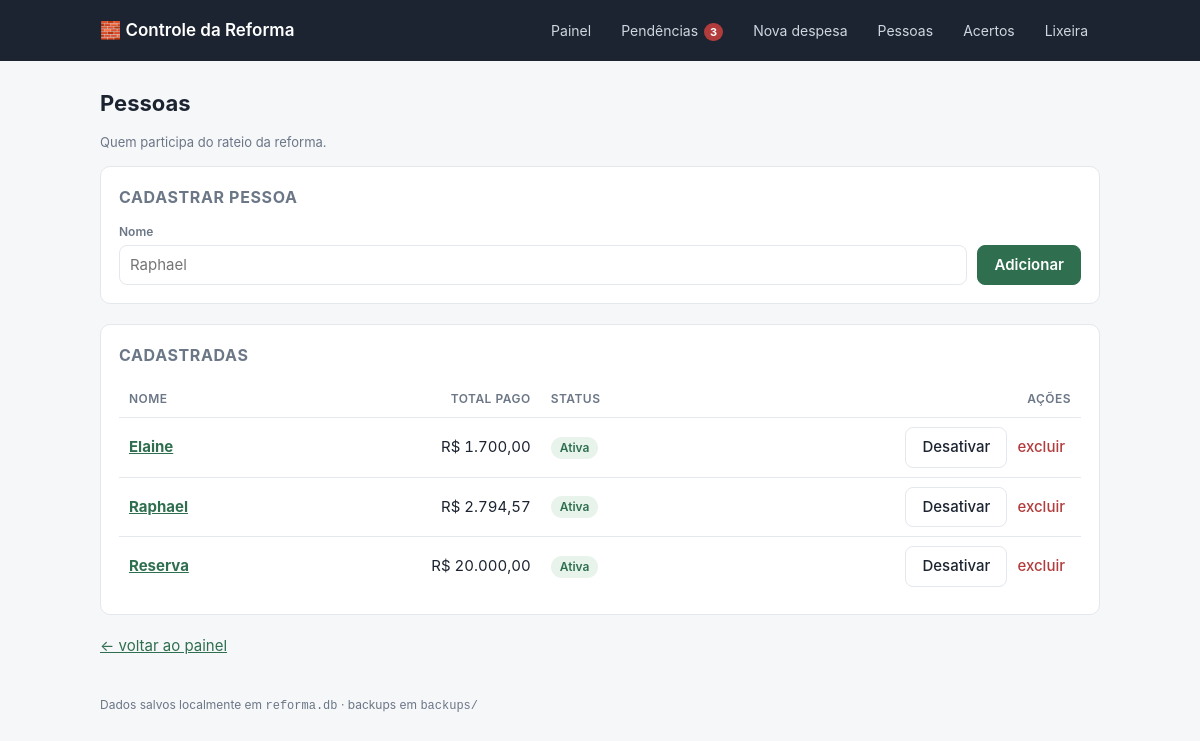
/pessoas, run on an earlier commit of the app's database.
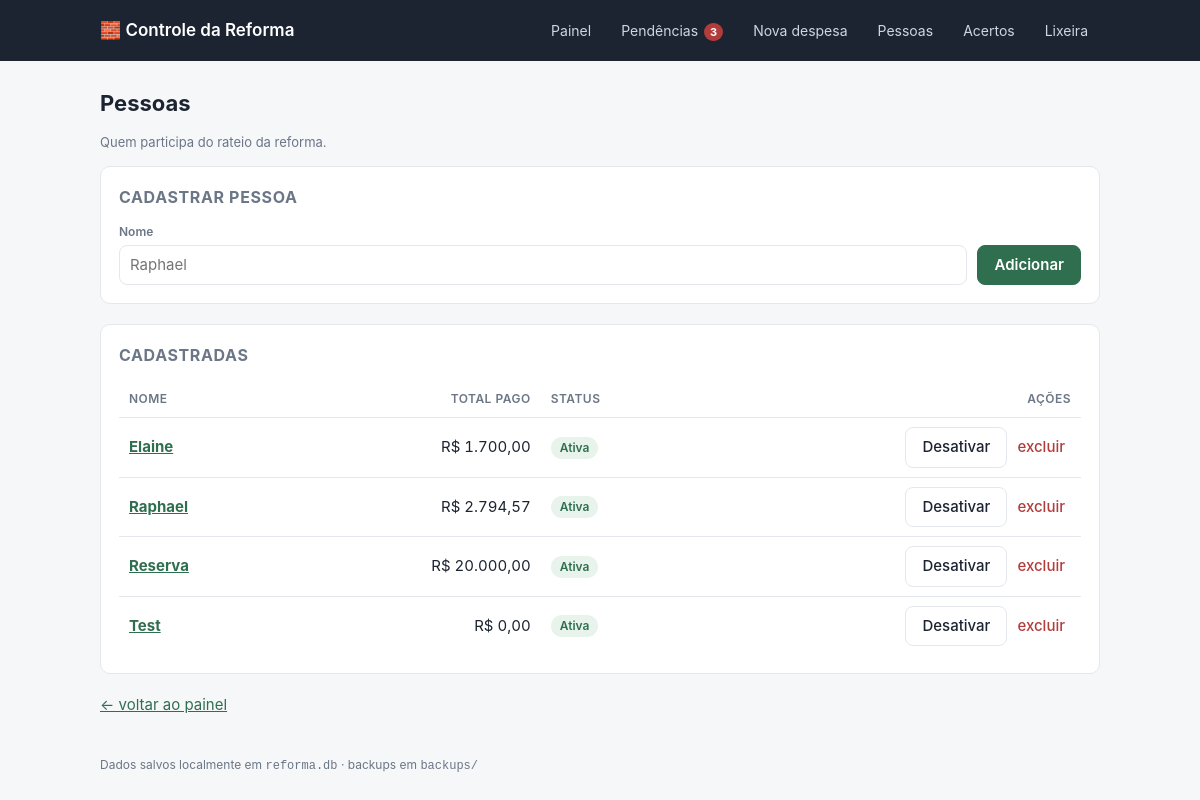
And on a later commit of the database.
### tables this page shows
CREATE TABLE pessoa (
    id      INTEGER PRIMARY KEY AUTOINCREMENT,
    nome    TEXT NOT NULL UNIQUE,
    ativo   INTEGER NOT NULL DEFAULT 1
);

### app.py (the view, shortened to what this page needs)
@app.route("/pessoas", methods=["GET", "POST"])
def pessoas():
    return render_template(
        "pessoas.html",
        pessoas=db.listar_pessoas(),
        resumo=db.resumo_pessoas_geral(),
    )

### app.py (called while the page is built)
def brl(centavos):
    if centavos is None:
        centavos = 0
    sinal = "-" if centavos < 0 else ""
    centavos = abs(int(centavos))
    inteiro, cents = divmod(centavos, 100)
    return f"{sinal}R$ {inteiro:,.0f}".replace(",", ".") + f",{cents:02d}"

@app.after_request
def backup_apos_alteracao(response):
    if request.method == "POST":
        try:
            backup.fazer_backup()
        except Exception as e:  # backup nunca pode derrubar o app
            print(f"[backup] falhou: {e}")
    return response

def calcular_pendencias():
    hoje = date.today()
    grupos = {"vencidas": [], "proximas": [], "futuras": []}
    for pc in db.parcelas_pendentes():
        try:
            dias = (date.fromisoformat(pc["vencimento"]) - hoje).days
        except ValueError:
            continue
        item = dict(pc, dias=dias, falta=pc["valor"] - pc["pago"])
        if dias < 0:
            grupos["vencidas"].append(item)
        elif dias <= DIAS_AVISO:
            grupos["proximas"].append(item)
        else:
            grupos["futuras"].append(item)
    return grupos

@app.context_processor
def inject_globals():
    pend = calcular_pendencias()
    acertos_pendentes = [s for s in db.saldos_entre_pessoas() if s["valor"] > 0]
    return {
        "pessoas_ativas": db.listar_pessoas(somente_ativas=True),
        "hoje": date.today().isoformat(),
        "pend": pend,
        "acertos_pendentes": acertos_pendentes,
        "dias_aviso": DIAS_AVISO,
        "qtd_pendencias": len(pend["vencidas"]) + len(pend["proximas"]) + len(acertos_pendentes),
    }

### db.py (called while the page is built)
def connect():
    conn = sqlite3.connect(DB_PATH)
    conn.row_factory = sqlite3.Row
    conn.execute("PRAGMA foreign_keys = ON")
    return conn

@contextmanager
def get_db():
    conn = connect()
    try:
        yield conn
        conn.commit()
    except Exception:
        conn.rollback()
        raise
    finally:
        conn.close()

def listar_pessoas(somente_ativas=False):
    with get_db() as conn:
        sql = "SELECT * FROM pessoa"
        if somente_ativas:
            sql += " WHERE ativo = 1"
        sql += " ORDER BY nome COLLATE NOCASE"
        return conn.execute(sql).fetchall()

### templates/pessoas.html (shortened to what this page needs)
{% extends "base.html" %}
{% block conteudo %}
<h1>Pessoas</h1>
<p class="suave pequeno">Quem participa do rateio da reforma.</p>
<div class="card">
  <h2>Cadastrar pessoa</h2>
  <form method="post" class="linha">
    <div class="campo cresce">
      <label for="nome">Nome</label>
      <input id="nome" name="nome" required placeholder="Raphael">
    </div>
    <button type="submit">Adicionar</button>
  </form>
</div>
<div class="card">
  <h2>Cadastradas</h2>
  {% if pessoas %}
  <table>
    <thead><tr><th>Nome</th><th class="num">Total pago</th><th>Status</th><th class="num">Ações</th></tr></thead>
    <tbody>
      {% for p in pessoas %}
      {% set r = (resumo | selectattr('id', 'equalto', p.id) | list | first) %}
      <tr>
        <td><a href="{{ url_for('detalhe_pessoa', pessoa_id=p.id) }}"><strong>{{ p.nome }}</strong></a></td>
        <td class="num">{{ (r.total if r else 0)|brl }}</td>
        <td>{% if p.ativo %}<span class="tag ok">Ativa</span>{% else %}<span class="tag off">Inativa</span>{% endif %}</td>
        <td class="num">
          <form method="post" action="{{ url_for('alternar_pessoa', pessoa_id=p.id) }}" style="display:inline">
            <button class="secundario" type="submit">{% if p.ativo %}Desativar{% else %}Reativar{% endif %}</button>
          </form>
          <form method="post" action="{{ url_for('remover_pessoa', pessoa_id=p.id) }}" style="display:inline"
                onsubmit="return confirm('Excluir {{ p.nome }}?')">
            <button class="link" type="submit">excluir</button>
          </form>
        </td>
      </tr>
      {% endfor %}
    </tbody>
  </table>
  {% else %}
    <p class="vazio">Nenhuma pessoa cadastrada.</p>
  {% endif %}
</div>
<p><a href="{{ url_for('index') }}">← voltar ao painel</a></p>
{% endblock %}

### templates/base.html (shortened to what this page needs)
<!doctype html>
<html lang="pt-BR">
<head>
  <link rel="stylesheet" href="{{ url_for('static', filename='style.css') }}">
</head>
<body>
<header class="topo">
  <div class="wrap topo-inner">
    <a class="marca" href="{{ url_for('index') }}">🧱 Controle da Reforma</a>
    <nav>
      <a href="{{ url_for('index') }}">Painel</a>
      <a href="{{ url_for('pendencias') }}">Pendências{% if qtd_pendencias %} <span class="badge">{{ qtd_pendencias }}</span>{% endif %}</a>
      <a href="{{ url_for('nova_despesa') }}">Nova despesa</a>
      <a href="{{ url_for('pessoas') }}">Pessoas</a>
      <a href="{{ url_for('acertos') }}">Acertos</a>
      <a href="{{ url_for('lixeira') }}">Lixeira</a>
    </nav>
  </div>
</header>
<main class="wrap">
  {% block conteudo %}{% endblock %}
</main>
<footer class="wrap rodape">Dados salvos localmente em <code>reforma.db</code> · backups em <code>backups/</code></footer>
</body>
</html>

### static/style.css (style rules this page uses)
:root { --bg: #f6f7f9; --card: #ffffff; --linha: #e4e7ec; --texto: #1c2431; --suave: #6b7686; --acento: #2f6f4f; --acento-claro: #e8f3ec; --alerta: #b23c3c; --alerta-claro: #fdecec; --aviso: #a5741a; --aviso-claro: #fdf4e3; --raio: 10px; }
* { box-sizing: border-box; }
body { margin: 0; background: var(--bg); color: var(--texto); font: 15px/1.5 -apple-system, BlinkMacSystemFont, "Segoe UI", Roboto, Helvetica, Arial, sans-serif; }
.wrap { max-width: 1040px; margin: 0 auto; padding: 0 20px; }
.topo { background: #1c2431; color: #fff; margin-bottom: 26px; }
.topo-inner { display: flex; align-items: center; justify-content: space-between; gap: 16px; padding-block: 14px; flex-wrap: wrap; }
.marca { color: #fff; font-weight: 600; font-size: 17px; text-decoration: none; }
.topo nav { display: flex; gap: 6px; flex-wrap: wrap; }
.topo nav a { color: #cfd6e0; text-decoration: none; padding: 6px 12px; border-radius: 7px; font-size: 14px; }
h1 { font-size: 22px; margin: 0 0 4px; }
h2 { font-size: 16px; margin: 0 0 14px; text-transform: uppercase; letter-spacing: .04em; color: var(--suave); }
a { color: var(--acento); }
.card { background: var(--card); border: 1px solid var(--linha); border-radius: var(--raio); padding: 18px; margin-bottom: 20px; }
table { width: 100%; border-collapse: collapse; font-variant-numeric: tabular-nums; }
th, td { padding: 9px 10px; text-align: left; border-bottom: 1px solid var(--linha); vertical-align: middle; }
th { font-size: 12px; text-transform: uppercase; letter-spacing: .04em; color: var(--suave); font-weight: 600; }
td.num, th.num { text-align: right; }
tr:last-child td { border-bottom: none; }
.tag { display: inline-block; padding: 2px 9px; border-radius: 999px; font-size: 12px; font-weight: 600; }
.tag.ok { background: var(--acento-claro); color: var(--acento); }
form.linha { display: flex; gap: 10px; flex-wrap: wrap; align-items: flex-end; }
.campo { display: flex; flex-direction: column; gap: 4px; }
.campo label { font-size: 12px; color: var(--suave); font-weight: 600; }
input, select, textarea { font: inherit; padding: 8px 10px; border: 1px solid var(--linha); border-radius: 8px; background: #fff; color: var(--texto); min-width: 0; }
.campo.cresce { flex: 1 1 180px; }
button { font: inherit; font-weight: 600; padding: 8px 16px; border-radius: 8px; border: 1px solid var(--acento); background: var(--acento); color: #fff; cursor: pointer; }
button.secundario { background: #fff; color: var(--texto); border-color: var(--linha); font-weight: 500; }
button.link { background: none; border: none; color: var(--alerta); padding: 2px 6px; font-weight: 500; cursor: pointer; }
.suave { color: var(--suave); }
.pequeno { font-size: 13px; }
.rodape { color: var(--suave); font-size: 12px; padding-block: 24px; }
.badge { display: inline-block; min-width: 18px; padding: 0 6px; margin-left: 2px; border-radius: 999px; background: var(--alerta); color: #fff; font-size: 11px; font-weight: 700; line-height: 18px; text-align: center; }

What changed in the data, as far as the page shows it:
added pessoa: nome "Test", total "R$ 0,00", ativo "Ativa"
